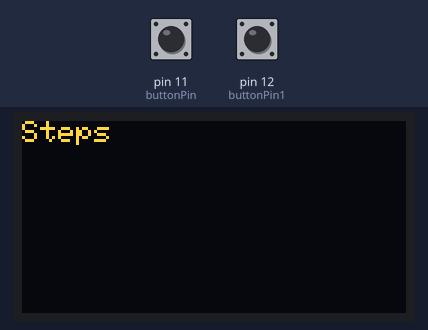
This sketch was run on a simulated Arduino Uno, built with avr-gcc and run on an emulated ATmega328P. Shown: 128×64 one-colour display. Inputs (shaded band) come from the test bench; at power-on: pin 11 (buttonPin) LOW, pin 12 (buttonPin1) LOW. The OLED is the two-colour kind (top 16 rows yellow); the display library's start-up logo is not drawn; what the sketch prints to the serial monitor is not drawn.

Above: at 2.09 s.
3.3 s: pin 11 (buttonPin) pulled HIGH for 3.2 s
At 5.9 s:
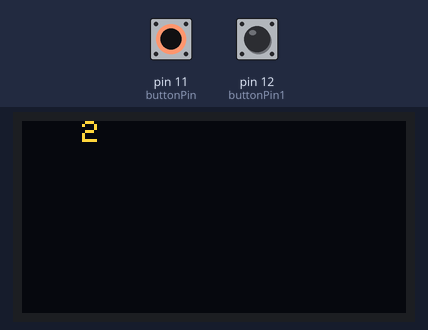
At 8.9 s:
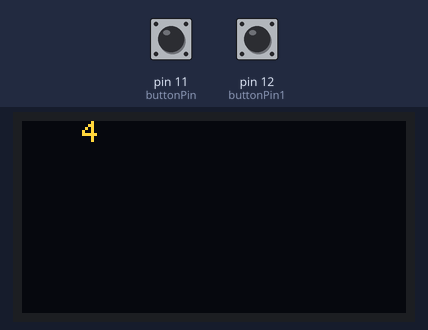
Timing chart, 0 to 10.4 s (numbered marks = the images above; inputs shaded):
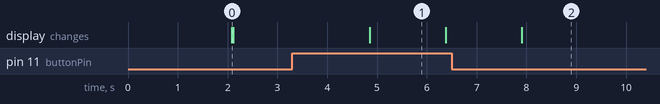

Measured:
- after the input at 3.3 s, the display: changes after 1.5 s (image 1)

The sketch:

botones.ino
```cpp
//Screen
#include <Adafruit_GFX.h>
#include <Adafruit_SSD1306.h>
#include <SPI.h>
#include <Wire.h>
//Screen
#define OLED_RESET 0  // GPIO0
Adafruit_SSD1306 display(OLED_RESET);

#define NUMFLAKES 10
#define XPOS 0
#define YPOS 1
#define DELTAY 2
//////////

//Buttons
int buttonPushCounter = 1;   // counter for the number of button presses
int buttonState5 = 0;         // current state of the button
int buttonState6 = 0;         // current state of the button
int lastButtonState = 0;     // previous state of the button

const int  buttonPin = 11;    // the pin that the Up pushbutton is attached to

const int  buttonPin1 = 12;    // the pin that the Down pushbutton is attached to

void setup() {
  // put your setup code here, to run once:
 Serial.begin(9600);
  pinMode(buttonPin, INPUT);

   pinMode(buttonPin1, INPUT);
   //OLED
  // by default, we'll generate the high voltage from the 3.3v line internally! (neat!)
  display.begin(SSD1306_SWITCHCAPVCC, 0x3C);  // initialize with the I2C addr 0x3C (for the 64x48)
  // init done

  // Show image buffer on the display hardware.
  // Since the buffer is intialized with an Adafruit splashscreen
  // internally, this will display the splashscreen.
  display.display();
  delay(2000);

  // Clear the buffer.
  display.clearDisplay();
 // text display tests
  display.setTextSize(1);
  display.setTextColor(WHITE);
  display.setCursor(0,0);
  display.println("Steps");

   display.display();
   Serial.print(buttonPin);
   Serial.println(buttonPin1);

//////////////////


}

void loop() {
   buttonState5 = digitalRead(buttonPin);


  // compare the buttonState to its previous state

   if (buttonState5 != lastButtonState) {

     // if the state has changed, increment the counter

     if (buttonState5 == HIGH)
     {
      buttonPushCounter++;
       Serial.print(buttonPin);
     Serial.println(buttonPin1);

     delay(1500);
     }

   }
   // save the current state as the last state,
  //for next time through the loop
   lastButtonState = buttonState5;
   // read the pushbutton down input pin:
   buttonState6 = digitalRead(buttonPin1);
  // compare the buttonState to its previous state

     // if the state has changed, decrement the counter
     if (buttonState6 == HIGH)

     {

      buttonPushCounter-=1;
 delay(1500);

     }

        Serial.println(buttonPushCounter);
         if (buttonPushCounter==1)

         {
                  display.clearDisplay();
          display.setTextSize(1);
  display.setTextColor(WHITE);
  display.setCursor(20,0);
  display.println("1");
  display.display();
         }


         if (buttonPushCounter==2)

         {
            display.clearDisplay();
          display.setTextSize(1);
  display.setTextColor(WHITE);
  display.setCursor(20,0);
  display.println("2");
   display.display();
         }
          if (buttonPushCounter==3)

         {
            display.clearDisplay();
          display.setTextSize(1);
  display.setTextColor(WHITE);
  display.setCursor(20,0);
  display.println("3");
    display.display();
         }
               if (buttonPushCounter==4)

         {
            display.clearDisplay();
          display.setTextSize(1);
  display.setTextColor(WHITE);
  display.setCursor(20,0);
  display.println("4");
    display.display();
         }


         if (buttonPushCounter > 4)

         {
            buttonPushCounter=1;

         }
          if (buttonPushCounter <= 0)

         {
            buttonPushCounter=4;

         }


   // save the current state as the last state,

  //for next time through the loop

   lastButtonState = buttonState6;


}
```
